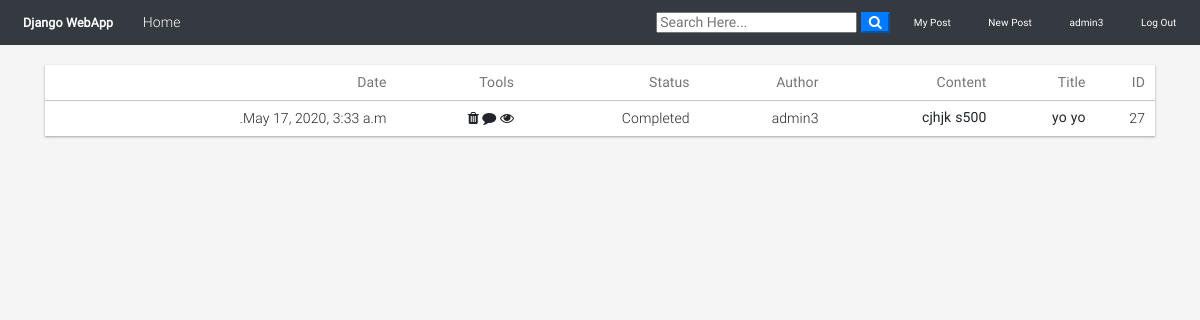
The page /user/admin3 (signed in) on the database as committed earlier.
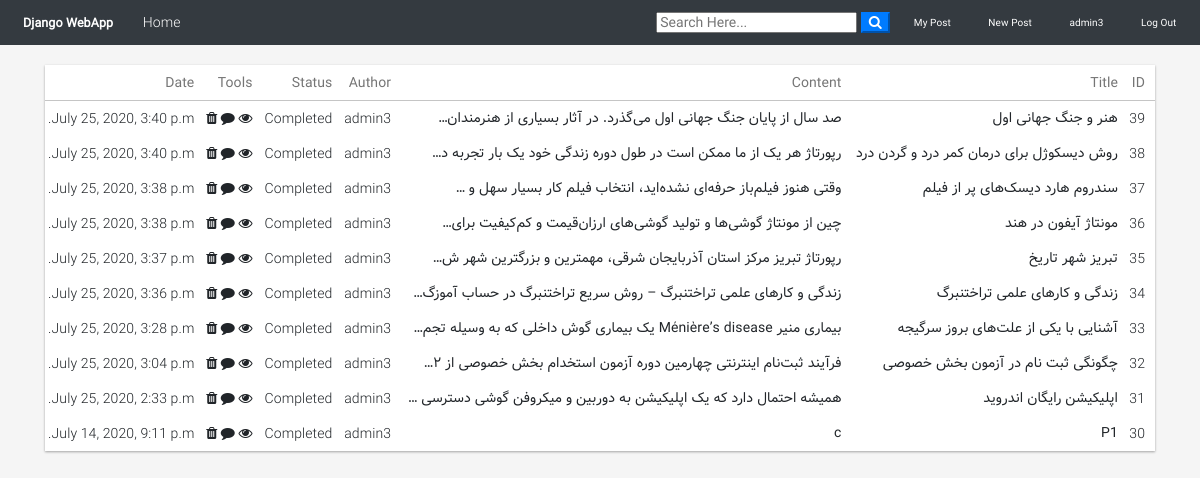
The same page on the database as committed later.
### blog/models.py (models this page shows, shortened)
class Post(models.Model):
	title = models.CharField(max_length=100)
	file = models.FileField(null=True,blank=True,upload_to='Files')#PrivateFileField("File",null=True)
	content = models.TextField()
	manager = models.ManyToManyField("UserProfile")
	date_posted = models.DateTimeField(default=timezone.now)
	author = models.ForeignKey(User, on_delete=models.CASCADE)

### blog/views.py (the view)
# urls.py: path('user/<str:username>', UserPostListView.as_view(), name='user-posts'),
class UserPostListView(LoginRequiredMixin, ListView):
    model = Post
    template_name = 'blog/user_posts.html'  # <app>/<model>_<viewtype>.html
    context_object_name = 'posts'
    paginate_by = 10
    def get_queryset(self):
        user = get_object_or_404(User, username=self.kwargs.get('username'))
        return Post.objects.filter(author=user).order_by('-date_posted')

### blog/templates/blog/user_posts.html (shortened to what this page needs)
{% extends "blog/base.html" %}
{% block content %}
<div id="demo">
  <div class="table-responsive-vertical shadow-z-1">
    <table id="table" class="table table-hover table-mc-light-blue">
      <thead>
        <tr>
          <th>ID</th>
          <th>Title</th>
          <th>Content</th>
          <th>Author</th>
          <th>Status</th>
          <th>Tools</th>
          <th>Date</th>
        </tr>
      </thead>
      <tbody>
        {% for post in posts %}
        <tr>
          <td data-title="ID">{{ post.id }}</td>
          <td data-title="Title" style="font-family: Vazir;">{{ post.title }}</td>
          <td data-title="Content" style="font-family: Vazir;">
            {{ post.content|truncatechars:66 }}
          </td>
          <td data-title="Author">{{ post.author }}</td>
          <td data-title="Status">Completed</td>
          <td data-title="Eye">
            <span class="fa fa-eye"></span>
            <span class="fa fa-comment"></span>
            <span class="fa fa-trash"></span>
          </td>
          <td data-title="Date">{{ post.date_posted }}</td>
        </tr>
        {% endfor %}
      </tbody>
    </table>
  </div>
</div>
{% endblock content %}

Rows that differ between the two databases and show on the page:
no longer on this page (row unchanged): Post: id "27", title "yo yo", content "cjhjk s500", author "admin3", date_posted "May 17, 2020, 3:33 a.m."
added Post: id "39", title "هنر و جنگ جهانی اول", content "صد سال از پایان جنگ جهانی اول می‌گذرد. در آثار بسیاری از هنرمندان…", author "admin3", date_posted "July 25, 2020, 3:40 p.m."
added Post: id "38", title "روش دیسکوژل برای درمان کمر درد و گردن درد", content "رپورتاژ هر یک از ما ممکن است در طول دوره زندگی خود یک بار تجربه د…", author "admin3", date_posted "July 25, 2020, 3:40 p.m."
added Post: id "37", title "سندروم هارد دیسک‌های پر از فیلم", content "وقتی هنوز فیلم‌باز حرفه‌ای نشده‌اید، انتخاب فیلم کار بسیار سهل و …", author "admin3", date_posted "July 25, 2020, 3:38 p.m."
added Post: id "36", title "مونتاژ آیفون در هند", content "چین از مونتاژ گوشی‌ها و تولید گوشی‌های ارزان‌قیمت و کم‌کیفیت برای…", author "admin3", date_posted "July 25, 2020, 3:38 p.m."
added Post: id "35", title "تبریز شهر تاریخ", content "رپورتاژ تبریز مرکز استان آذربایجان شرقی، مهمترین و بزرگترین شهر ش…", author "admin3", date_posted "July 25, 2020, 3:37 p.m."
added Post: id "34", title "زندگی و کارهای علمی تراختنبرگ", content "زندگی و کارهای علمی تراختنبرگ – روش سریع تراختنبرگ در حساب آموزگ…", author "admin3", date_posted "July 25, 2020, 3:36 p.m."
added Post: id "33", title "آشنایی با یکی از علت‌های بروز سرگیجه", content "بیماری منیر Ménière’s disease یک بیماری گوش داخلی که به وسیله تجم…", author "admin3", date_posted "July 25, 2020, 3:28 p.m."
added Post: id "32", title "چگونگی ثبت نام در آزمون بخش خصوصی", content "فرآیند ثبت‌نام اینترنتی چهارمین دوره آزمون استخدام بخش خصوصی از ۲…", author "admin3", date_posted "July 25, 2020, 3:04 p.m."
added Post: id "31", title "اپلیکیشن رایگان اندروید", content "همیشه احتمال دارد که یک اپلیکیشن به دوربین و میکروفن گوشی دسترسی …", author "admin3", date_posted "July 25, 2020, 2:33 p.m."
added Post: id "30", title "P1", content "c", author "admin3", date_posted "July 14, 2020, 9:11 p.m."
